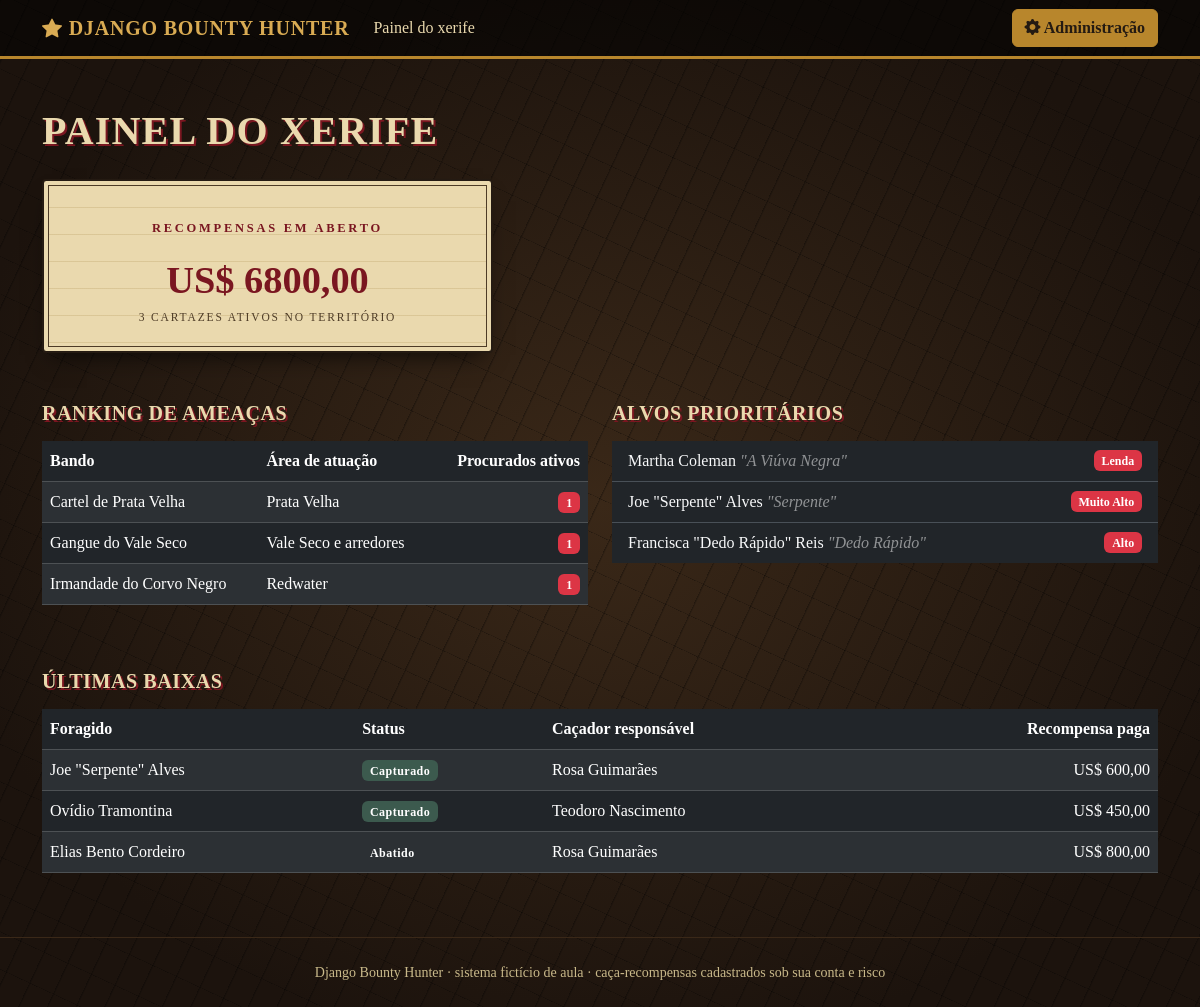
The page / on the database its author committed.
### recompensas/models.py (models this page shows, shortened)
class Bando(models.Model):
    nome = models.CharField('nome do bando', max_length=100, unique=True)
    area_atuacao = models.CharField('área de atuação', max_length=100)
    class Meta:
        ordering = ['nome']
        verbose_name = 'bando'
        verbose_name_plural = 'bandos'

class Procurado(models.Model):
    class NivelPericulosidade(models.IntegerChoices):
        BAIXO = 1, 'Baixo'
        MEDIO = 2, 'Médio'
        ALTO = 3, 'Alto'
        MUITO_ALTO = 4, 'Muito Alto'
        LENDA = 5, 'Lenda'
    nome = models.CharField('nome', max_length=120)
    apelido = models.CharField('apelido', max_length=100, blank=True)
    nivel_periculosidade = models.PositiveSmallIntegerField(
        'nível de periculosidade',
        choices=NivelPericulosidade.choices,
        default=NivelPericulosidade.BAIXO,
    )
    bando = models.ForeignKey(
        Bando,
        verbose_name='bando',
        related_name='procurados',
        on_delete=models.SET_NULL,
        null=True,
        blank=True,
        help_text='Opcional — nem todo foragido pertence a uma gangue.',
    )
    foto = models.ImageField(
        'foto',
        upload_to='procurados/',
        blank=True,
        null=True,
    )
    class Meta:
        ordering = ['-nivel_periculosidade', 'nome']
        verbose_name = 'procurado'
        verbose_name_plural = 'procurados'

class Cartaz(models.Model):
    class Status(models.TextChoices):
        ATIVO = 'ATIVO', 'Ativo'
        CAPTURADO = 'CAPTURADO', 'Capturado'
        ABATIDO = 'ABATIDO', 'Abatido'
    procurado = models.ForeignKey(
        Procurado,
        verbose_name='procurado',
        related_name='cartazes',
        on_delete=models.CASCADE,
    )
    valor_recompensa = models.DecimalField(
        'valor da recompensa (US$)',
        max_digits=10,
        decimal_places=2,
    )
    data_emissao = models.DateField('data de emissão', auto_now_add=True)
    status = models.CharField(
        'status',
        max_length=10,
        choices=Status.choices,
        default=Status.ATIVO,
    )
    cacador = models.ForeignKey(
        Cacador,
        verbose_name='caçador responsável',
        related_name='cartazes_concluidos',
        on_delete=models.SET_NULL,
        null=True,
        blank=True,
    )
    atualizado_em = models.DateTimeField(auto_now=True)
    class Meta:
        ordering = ['-data_emissao']
        verbose_name = 'cartaz'
        verbose_name_plural = 'cartazes'

class Cacador(models.Model):
    nome = models.CharField('nome', max_length=120)
    reputacao = models.PositiveIntegerField(
        'reputação',
        default=0,
        help_text='Pontos acumulados por cartazes concluídos.',
    )
    class Meta:
        ordering = ['-reputacao', 'nome']
        verbose_name = 'caçador'
        verbose_name_plural = 'caçadores'

### recompensas/views.py (the view)
# urls.py: path('', views.dashboard, name='dashboard'),
def dashboard(request):
    cartazes_ativos = Cartaz.objects.filter(status=Cartaz.Status.ATIVO)
    total_recompensas_ativas = (
        cartazes_ativos.aggregate(total=Sum('valor_recompensa'))['total']
        or Decimal('0.00')
    ).quantize(Decimal('0.01'))
    ranking_bandos = (
        Bando.objects
        .annotate(
            total_procurados_ativos=Count(
                'procurados',
                filter=Q(procurados__cartazes__status=Cartaz.Status.ATIVO),
                distinct=True,
            )
        )
        .order_by('-total_procurados_ativos', 'nome')
    )
    alvos_prioritarios = (
        Procurado.objects
        .filter(cartazes__status=Cartaz.Status.ATIVO)
        .distinct()
        .order_by('-nivel_periculosidade', 'nome')[:5]
    )
    ultimas_baixas = (
        Cartaz.objects
        .exclude(status=Cartaz.Status.ATIVO)
        .select_related('procurado', 'cacador')
        .order_by('-atualizado_em')[:3]
    )
    contexto = {
        'total_recompensas_ativas': total_recompensas_ativas,
        'total_cartazes_ativos': cartazes_ativos.count(),
        'ranking_bandos': ranking_bandos,
        'alvos_prioritarios': alvos_prioritarios,
        'ultimas_baixas': ultimas_baixas,
    }
    return render(request, 'recompensas/dashboard.html', contexto)

### recompensas/templates/recompensas/dashboard.html (shortened to what this page needs)
{% extends "recompensas/base.html" %}
{% block content %}
  <h1 class="titulo-oeste display-6 mb-4">Painel do Xerife</h1>
  <div class="row g-4 mb-5">
    <div class="col-12 col-md-5">
      <div class="card poster-card h-100 text-center p-4">
        <p class="poster-eyebrow mb-2">Recompensas em aberto</p>
        <p class="poster-recompensa" style="font-size: 2.4rem;">
          US$ {{ total_recompensas_ativas }}
        </p>
        <p class="poster-sub mb-0">
          {{ total_cartazes_ativos }} cartaz{{ total_cartazes_ativos|pluralize:"es" }} ativo{{ total_cartazes_ativos|pluralize }} no território
        </p>
      </div>
    </div>
  </div>
  <div class="row g-4">
    <div class="col-12 col-lg-6">
      <h2 class="h5 titulo-oeste mb-3">Ranking de ameaças</h2>
      <div class="table-responsive">
        <table class="table table-dark table-striped align-middle">
          <thead>
            <tr>
              <th>Bando</th>
              <th>Área de atuação</th>
              <th class="text-end">Procurados ativos</th>
            </tr>
          </thead>
          <tbody>
            {% for bando in ranking_bandos %}
              <tr>
                <td>{{ bando.nome }}</td>
                <td>{{ bando.area_atuacao }}</td>
                <td class="text-end">
                  <span class="badge bg-danger">{{ bando.total_procurados_ativos }}</span>
                </td>
              </tr>
            {% empty %}
              <tr><td colspan="3" class="text-center text-white-50 py-3">Nenhum bando cadastrado.</td></tr>
            {% endfor %}
          </tbody>
        </table>
      </div>
    </div>
    <div class="col-12 col-lg-6">
      <h2 class="h5 titulo-oeste mb-3">Alvos prioritários</h2>
      <ul class="list-group list-group-flush">
        {% for procurado in alvos_prioritarios %}
          <li class="list-group-item bg-dark text-light d-flex justify-content-between align-items-center">
            <span>
              {{ procurado.nome }}
              {% if procurado.apelido %}<em class="text-white-50">"{{ procurado.apelido }}"</em>{% endif %}
            </span>
            <span class="badge bg-danger">{{ procurado.get_nivel_periculosidade_display }}</span>
          </li>
        {% empty %}
          <li class="list-group-item bg-dark text-light">Nenhum alvo ativo no momento.</li>
        {% endfor %}
      </ul>
    </div>
  </div>
  <div class="mt-5">
    <h2 class="h5 titulo-oeste mb-3">Últimas baixas</h2>
    <div class="table-responsive">
      <table class="table table-dark table-striped align-middle">
        <thead>
          <tr>
            <th>Foragido</th>
            <th>Status</th>
            <th>Caçador responsável</th>
            <th class="text-end">Recompensa paga</th>
          </tr>
        </thead>
        <tbody>
          {% for cartaz in ultimas_baixas %}
            <tr>
              <td>{{ cartaz.procurado.nome }}</td>
              <td>
                <span class="badge status-badge status-{{ cartaz.status|lower }}">
                  {{ cartaz.get_status_display }}
                </span>
              </td>
              <td>{{ cartaz.cacador.nome|default:"— sem registro —" }}</td>
              <td class="text-end">US$ {{ cartaz.valor_recompensa }}</td>
            </tr>
          {% empty %}
            <tr><td colspan="4" class="text-center text-white-50 py-3">Nenhuma baixa registrada ainda.</td></tr>
          {% endfor %}
        </tbody>
      </table>
    </div>
  </div>
{% endblock %}

### recompensas/templates/recompensas/base.html (shortened to what this page needs)
{% load static %}<!DOCTYPE html>
<html lang="pt-br" data-bs-theme="dark">
<head>
  <link href="https://cdn.jsdelivr.net/npm/bootstrap@5.3.3/dist/css/bootstrap.min.css" rel="stylesheet">
  <link rel="stylesheet" href="https://cdn.jsdelivr.net/npm/bootstrap-icons@1.11.3/font/bootstrap-icons.css">
</head>
<body>
  <nav class="navbar navbar-expand-lg navbar-oeste sticky-top">
    <div class="container">
      <a class="navbar-brand" href="{% url 'recompensas:dashboard' %}">
        <i class="bi bi-star-fill"></i> Django Bounty Hunter
      </a>
      <div class="collapse navbar-collapse" id="navbarNav">
        <ul class="navbar-nav me-auto">
          <li class="nav-item">
            <a class="nav-link" href="{% url 'recompensas:dashboard' %}">Painel do xerife</a>
          </li>
        </ul>
        <a class="btn btn-latao" href="/admin/">
          <i class="bi bi-gear-fill"></i> Administração
        </a>
      </div>
    </div>
  </nav>
  <main class="container py-5">
    {% block content %}{% endblock %}
  </main>
  <footer class="text-center py-4 small">
    Django Bounty Hunter &middot; sistema fictício de aula &middot; caça-recompensas cadastrados sob sua conta e risco
  </footer>
</body>
</html>

### recompensas/templates/recompensas/base.html (style rules this page uses)
:root { --couro: #2a1c12; --couro-claro: #3a2818; --pergaminho: #ead9ae; --pergaminho-linha: #cbb47f; --sangue: #7a1620; --latao: #b8862c; --latao-claro: #d9ab53; }
body { background-color: #1c130d; background-image: repeating-linear-gradient(115deg, rgba(0,0,0,0.35) 0px, transparent 2px, transparent 26px), repeating-linear-gradient(25deg, rgba(0,0,0,0.35) 0px, transparent 1px, transparent 34px), radial-gradient(ellipse at center, var(--couro-claro) 0%, #1c130d 78%); color: var(--pergaminho); font-family: Georgia, 'Times New Roman', serif; min-height: 100vh; }
.navbar-oeste { background-color: rgba(0, 0, 0, 0.55); border-bottom: 3px solid var(--latao); }
.navbar-oeste .navbar-brand { font-family: 'Rockwell', 'Bookman Old Style', Georgia, serif; font-weight: 900; letter-spacing: 0.04em; text-transform: uppercase; color: var(--latao-claro) !important; }
.navbar-oeste .nav-link { color: var(--pergaminho) !important; }
.btn-latao { background-color: var(--latao); border-color: var(--latao); color: #241a12; font-weight: 700; }
.titulo-oeste { font-family: 'Rockwell', 'Bookman Old Style', Georgia, serif; font-weight: 900; text-transform: uppercase; letter-spacing: 0.03em; text-shadow: 2px 2px 0 var(--sangue); }
footer { color: #c9b98a; border-top: 1px solid var(--couro-claro); }
.poster-card { background: var(--pergaminho); background-image: repeating-linear-gradient(var(--pergaminho) 0px, var(--pergaminho) 26px, var(--pergaminho-linha) 27px); color: #241a12; border: 2px solid #241a12; border-radius: 4px; box-shadow: inset 0 0 0 4px var(--pergaminho), inset 0 0 0 5px #4d3b26, 0 12px 22px -10px rgba(0,0,0,0.7); overflow: hidden; }
.poster-eyebrow { text-align: center; font-family: 'Rockwell', 'Bookman Old Style', Georgia, serif; font-weight: 900; letter-spacing: 0.22em; text-transform: uppercase; font-size: 0.78rem; color: var(--sangue); padding-top: 14px; }
.poster-recompensa { font-family: 'Rockwell', 'Bookman Old Style', Georgia, serif; font-weight: 900; font-size: 1.7rem; color: var(--sangue); margin: 6px 0 0; }
.poster-sub { font-size: 0.72rem; letter-spacing: 0.16em; text-transform: uppercase; color: #4d3b26; }
.status-badge { font-family: 'Rockwell', 'Bookman Old Style', Georgia, serif; letter-spacing: 0.04em; }
.status-capturado { background-color: #3c5a4e !important; }

### rows shown on the page
Bando: nome "Cartel de Prata Velha", area_atuacao "Prata Velha", total_procurados_ativos "1"
Bando: nome "Gangue do Vale Seco", area_atuacao "Vale Seco e arredores", total_procurados_ativos "1"
Bando: nome "Irmandade do Corvo Negro", area_atuacao "Redwater", total_procurados_ativos "1"
Procurado: nome "Martha Coleman", apelido "A Viúva Negra", nivel_periculosidade "Lenda"
Procurado: nome "Joe \"Serpente\" Alves", apelido "Serpente", nivel_periculosidade "Muito Alto"
Procurado: nome "Francisca \"Dedo Rápido\" Reis", apelido "Dedo Rápido", nivel_periculosidade "Alto"
Cartaz: procurado.nome "Joe \"Serpente\" Alves", status "Capturado", cacador.nome "Rosa Guimarães", valor_recompensa "600,00"
Cartaz: procurado.nome "Ovídio Tramontina", status "Capturado", cacador.nome "Teodoro Nascimento", valor_recompensa "450,00"
Cartaz: procurado.nome "Elias Bento Cordeiro", status "Abatido", cacador.nome "Rosa Guimarães", valor_recompensa "800,00"

### other values the page prints
{{ total_recompensas_ativas }} "6800,00"
{{ total_cartazes_ativos }} "3"
